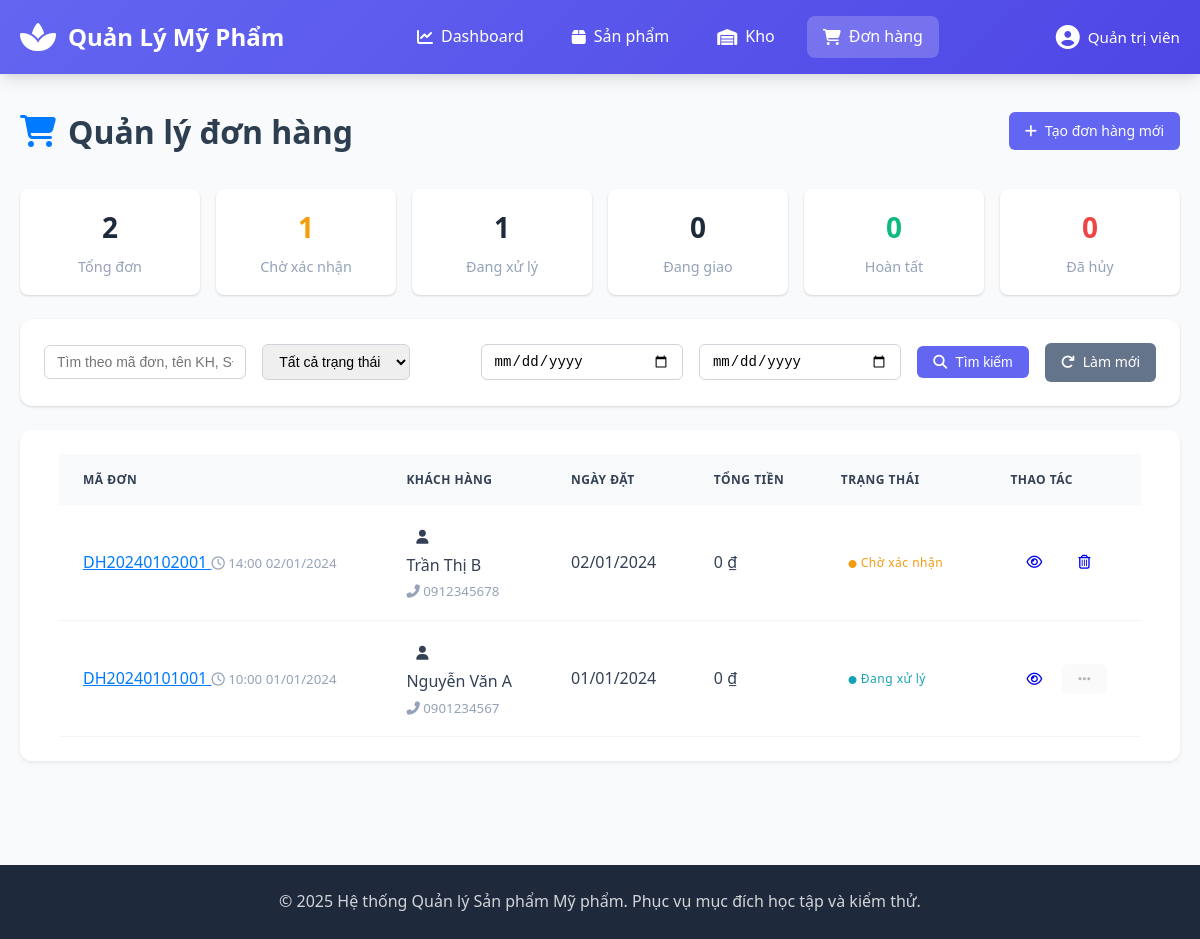
/?controller=OrderController&action=index, run on an earlier commit of the app's database.
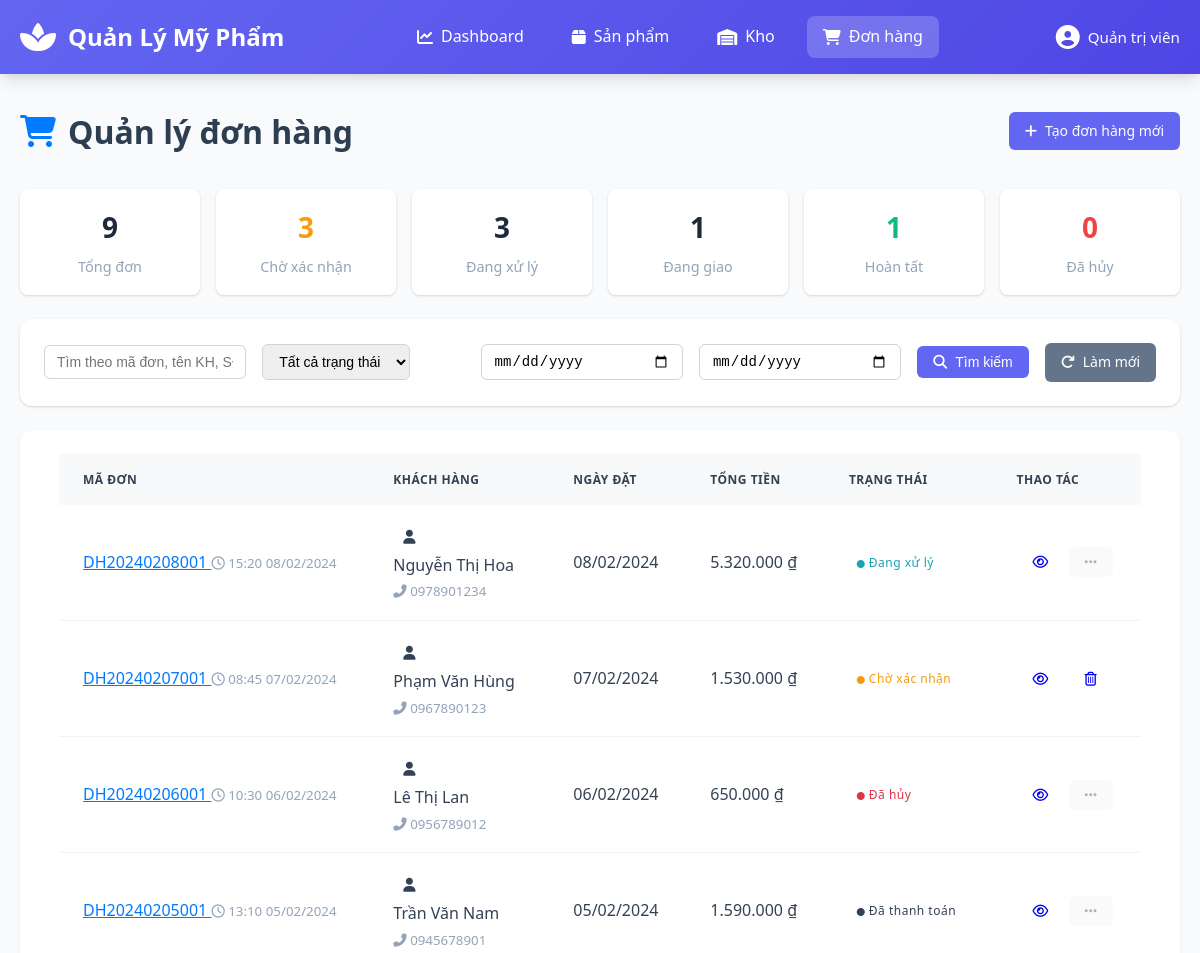
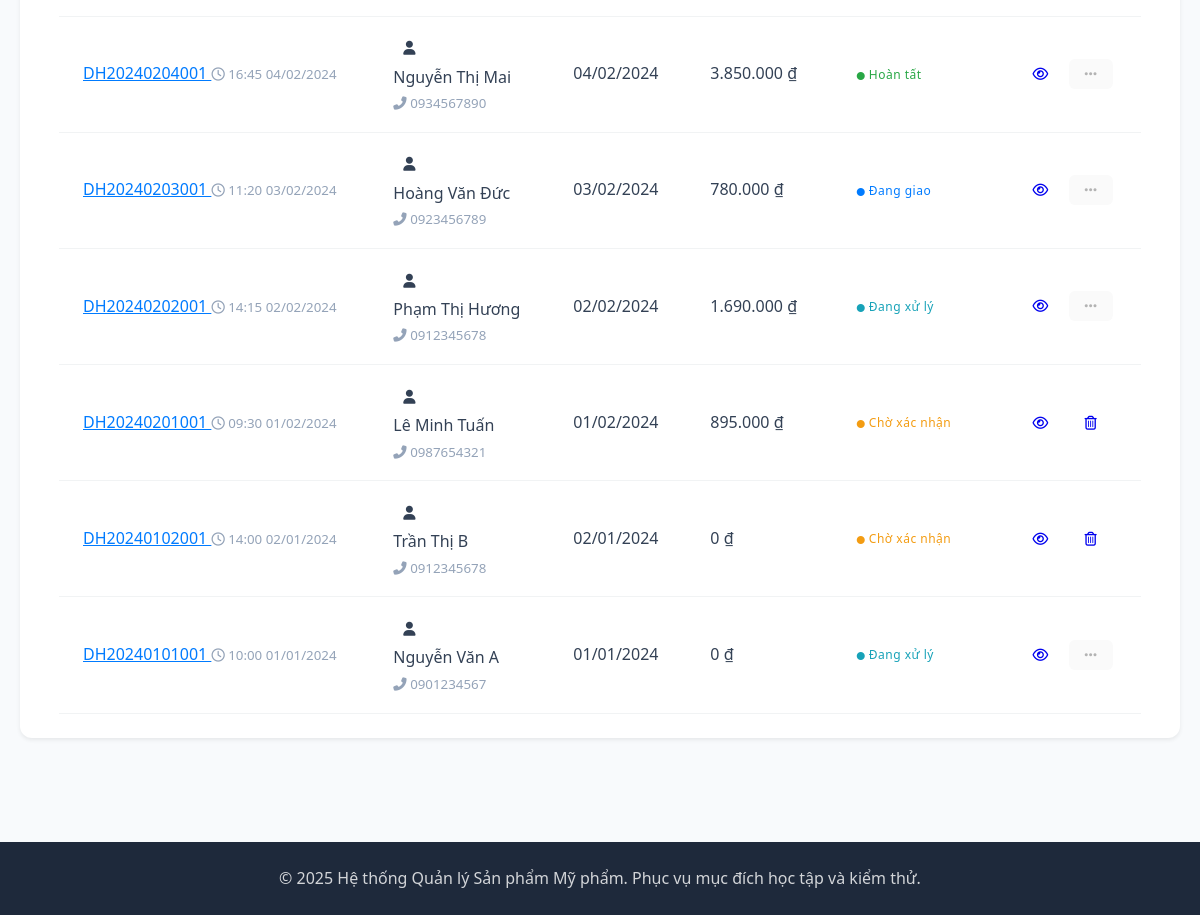
And on a later commit of the database (2 pictures, top to bottom).
### tables this page shows
CREATE TABLE orders (
    order_id INT AUTO_INCREMENT PRIMARY KEY,
    order_code VARCHAR(20) NOT NULL UNIQUE COMMENT 'Mã đơn hàng, định dạng DHYYYYMMDDXXX',
    customer_id INT NOT NULL COMMENT 'Khách hàng đặt hàng',
    order_date DATETIME NOT NULL COMMENT 'Ngày đặt hàng',
    total_amount DECIMAL(12,2) NOT NULL DEFAULT 0 COMMENT 'Tổng tiền đơn hàng',
    status ENUM('Chờ xác nhận', 'Đang xử lý', 'Đang giao', 'Hoàn tất', 'Đã thanh toán', 'Đã hủy') DEFAULT 'Chờ xác nhận',
    payment_method ENUM('COD', 'Bank Transfer', 'E-Wallet') NOT NULL DEFAULT 'COD',
    shipping_address TEXT NOT NULL COMMENT 'Địa chỉ giao hàng',
    shipping_note TEXT COMMENT 'Ghi chú giao hàng',
    cancel_reason VARCHAR(200) COMMENT 'Lý do hủy đơn',
    confirmed_by VARCHAR(50) COMMENT 'Người xác nhận đơn',
    confirmed_at DATETIME COMMENT 'Thời điểm xác nhận',
    completed_by VARCHAR(50) COMMENT 'Người hoàn tất đơn',
    completed_at DATETIME COMMENT 'Thời điểm hoàn tất',
    cancelled_by VARCHAR(50) COMMENT 'Người hủy đơn',
    cancelled_at DATETIME COMMENT 'Thời điểm hủy',
    paid_by VARCHAR(50) COMMENT 'Người thanh toán đơn',
    paid_at DATETIME COMMENT 'Thời điểm thanh toán',
    created_at TIMESTAMP DEFAULT CURRENT_TIMESTAMP,
    updated_at TIMESTAMP DEFAULT CURRENT_TIMESTAMP ON UPDATE CURRENT_TIMESTAMP,
    
     
    FOREIGN KEY (customer_id) REFERENCES customers(customer_id) ON DELETE RESTRICT,
    CONSTRAINT chk_order_code_format CHECK (order_code REGEXP '^DH[0-9]{8}[0-9]{3}$'),
    CONSTRAINT chk_order_amount CHECK (total_amount >= 0)
);

CREATE TABLE customers (
    customer_id INT AUTO_INCREMENT PRIMARY KEY,
    customer_code VARCHAR(20) NOT NULL UNIQUE COMMENT 'Mã khách hàng, định dạng KHYYYYXXX',
    fullname VARCHAR(100) NOT NULL COMMENT 'Họ tên khách hàng',
    phone VARCHAR(15) NOT NULL COMMENT 'Số điện thoại',
    email VARCHAR(100) COMMENT 'Email khách hàng',
    address TEXT COMMENT 'Địa chỉ giao hàng',
    status ENUM('Active', 'Blocked') DEFAULT 'Active',
    created_at TIMESTAMP DEFAULT CURRENT_TIMESTAMP,
    updated_at TIMESTAMP DEFAULT CURRENT_TIMESTAMP ON UPDATE CURRENT_TIMESTAMP,
    
     
    CONSTRAINT chk_customer_code_format CHECK (customer_code REGEXP '^KH[0-9]{7}$'),
    CONSTRAINT chk_customer_phone CHECK (phone REGEXP '^[0-9]{10,11}$'),
    CONSTRAINT chk_customer_email CHECK (email IS NULL OR email REGEXP '^[A-Za-z0-9._%+-]+@[A-Za-z0-9.-]+\\.[A-Za-z]{2,}$')
);

### controllers/OrderController.php (called while the page is built, shortened)
<?php
require_once __DIR__ . '/../config/database.php';
require_once __DIR__ . '/../models/Order.php';
class OrderController {
    private $order;
    public function __construct() {
        $database = new Database();
        $this->db = $database->getConnection();
        $this->order = new Order($this->db);
    }
    public function index() {
        $search = isset($_GET['search']) ? sanitizeInput($_GET['search']) : '';
        $status = isset($_GET['status']) ? sanitizeInput($_GET['status']) : '';
        $start_date = isset($_GET['start_date']) ? $_GET['start_date'] : '';
        $end_date = isset($_GET['end_date']) ? $_GET['end_date'] : '';
        $page = isset($_GET['page']) ? (int)$_GET['page'] : 1;
        $limit = ITEMS_PER_PAGE;
        $offset = ($page - 1) * $limit;
        $filters = [
            'search' => $search,
            'status' => $status,
            'start_date' => $start_date,
            'end_date' => $end_date
        ];
        $orders = $this->order->getAll($filters, $limit, $offset);
        require_once __DIR__ . '/../views/orders/index.php';
    }
}

### config/database.php (called while the page is built, shortened)
<?php
class Database {
    private $host = "localhost";
    private $db_name = "quanlysanpham";
    private $username = "root";
    private $password = "";
    private $charset = "utf8mb4";
    public function getConnection() {
        $this->conn = null;
        try {
            $dsn = "mysql:host=" . $this->host . ";dbname=" . $this->db_name . ";charset=" . $this->charset;
            $options = [
                PDO::ATTR_ERRMODE => PDO::ERRMODE_EXCEPTION,
                PDO::ATTR_DEFAULT_FETCH_MODE => PDO::FETCH_ASSOC,
                PDO::ATTR_EMULATE_PREPARES => false,
                PDO::MYSQL_ATTR_INIT_COMMAND => "SET NAMES utf8mb4"
            ];
            $this->conn = new PDO($dsn, $this->username, $this->password, $options);
        } catch(PDOException $e) {
            error_log("Connection Error: " . $e->getMessage());
            die("Không thể kết nối đến cơ sở dữ liệu. Vui lòng kiểm tra lại cấu hình.");
        }
        return $this->conn;
    }
}

### models/Order.php (called while the page is built, shortened)
<?php
class Order {
    private $conn;
    private $table_name = "orders";
    public function __construct($db) {
        $this->conn = $db;
    }
    public function getAll($filters = [], $limit = 10, $offset = 0) {
        $query = "SELECT o.*, c.fullname as customer_name, c.phone as customer_phone
                 FROM " . $this->table_name . " o
                 LEFT JOIN customers c ON o.customer_id = c.customer_id
                 WHERE 1=1";
        $params = [];
        $query .= " ORDER BY o.order_date DESC";
        if ($limit > 0) {
            $query .= " LIMIT :limit OFFSET :offset";
        }
        $stmt = $this->conn->prepare($query);
        if ($limit > 0) {
            $stmt->bindValue(':limit', (int)$limit, PDO::PARAM_INT);
            $stmt->bindValue(':offset', (int)$offset, PDO::PARAM_INT);
        }
        $stmt->execute();
        return $stmt->fetchAll(PDO::FETCH_ASSOC);
    }
}

### views/orders/index.php (the view, shortened to what the rows shown need)
<?php
require_once __DIR__ . '/../layouts/header.php';
?>
<div class="container-fluid">
    <div class="row">
        <div class="col-md-12">
            <div class="page-header d-flex justify-content-between align-items-center">
                <div>
                    <h1><i class="fas fa-shopping-cart text-primary me-2"></i> Quản lý đơn hàng</h1>
                </div>
            </div>
<div class="card shadow-sm">
    <div class="card-body p-0">
        <div class="table-responsive">
            <table class="table table-hover align-middle mb-0">
                <thead class="table-light">
                    <tr>
                        <th class="ps-4">Mã đơn</th>
                        <th>Khách hàng</th>
                        <th>Ngày đặt</th>
                        <th class="text-end pe-4">Tổng tiền</th>
                        <th>Trạng thái</th>
                        <th class="text-end pe-4">Thao tác</th>
                    </tr>
                </thead>
                <tbody>
                    <?php if (empty($orders)): ?>
                        <tr>
                            <td colspan="6" class="text-center py-5">
                                <div class="text-muted py-4">
                                    <i class="fas fa-inbox fa-3x mb-3"></i>
                                    <p class="mb-0">Không có đơn hàng nào</p>
                                </div>
                            </td>
                        </tr>
                    <?php else: ?>
                        <?php foreach ($orders as $order):
                            $status_class = [
                                'Chờ xác nhận' => 'warning',
                                'Đang xử lý' => 'info',
                                'Đang giao' => 'primary',
                                'Hoàn tất' => 'success',
                                'Đã hủy' => 'danger'
                            ][$order['status']] ?? 'secondary';
                        ?>
                            <tr class="order-row">
                                <td class="ps-4" data-label="Mã đơn">
                                    <div class="d-flex flex-column">
                                        <a href="<?= BASE_URL ?>?controller=OrderController&action=view&id=<?= $order['order_id'] ?>" class="fw-bold text-primary text-decoration-none">
                                            <?= htmlspecialchars($order['order_code']) ?>
                                        </a>
                                        <small class="text-muted">
                                            <i class="far fa-clock me-1"></i>
                                            <?= date('H:i d/m/Y', strtotime($order['order_date'])) ?>
                                        </small>
                                    </div>
                                </td>
                                <td data-label="Khách hàng">
                                    <div class="d-flex align-items-center">
                                        <div class="avatar-sm me-2">
                                            <div class="avatar-title bg-light text-dark rounded-circle">
                                                <i class="fas fa-user"></i>
                                            </div>
                                        </div>
                                        <div>
                                            <div class="fw-semibold"><?= htmlspecialchars($order['customer_name'] ?? 'Khách lẻ') ?></div>
                                            <?php if (!empty($order['customer_phone'])): ?>
                                                <small class="text-muted">
                                                    <i class="fas fa-phone-alt me-1"></i>
                                                    <?= htmlspecialchars($order['customer_phone']) ?>
                                                </small>
                                            <?php endif; ?>
                                        </div>
                                    </div>
                                </td>
                                <td data-label="Ngày đặt">
                                    <div class="text-nowrap">
                                        <?= date('d/m/Y', strtotime($order['order_date'])) ?>
                                    </div>
                                </td>
                                <td class="text-end fw-bold pe-4" data-label="Tổng tiền">
                                    <?= number_format($order['total_amount'], 0, ',', '.') ?> ₫
                                </td>
                                <td data-label="Trạng thái">
                                    <span class="badge bg-<?= $status_class ?>-lighten text-<?= $status_class ?> px-3 py-2">
                                        <i class="fas fa-circle me-1" style="font-size: 8px;"></i>
                                        <?= $order['status'] ?>
                                    </span>
                                </td>
                                <td class="text-end pe-4" data-label="Thao tác">
                                    <div class="d-flex flex-wrap justify-content-end gap-1" style="min-width: 0;">
                                        <a href="<?= BASE_URL ?>?controller=OrderController&action=view&id=<?= $order['order_id'] ?>"
                                           class="btn btn-sm btn-outline-primary"
                                           data-bs-toggle="tooltip"
                                           title="Xem chi tiết"
                                           style="min-width: 32px;">
                                            <i class="far fa-eye"></i>
                                        </a>
                                        <?php if ($order['status'] === 'Chờ xác nhận'): ?>
                                            <a href="<?= BASE_URL ?>?controller=OrderController&action=delete&id=<?= $order['order_id'] ?>"
                                               class="btn btn-sm btn-outline-danger"
                                               onclick="return confirm('Bạn có chắc chắn muốn xóa đơn hàng này?')"
                                               data-bs-toggle="tooltip"
                                               title="Xóa đơn hàng"
                                               style="min-width: 32px;">
                                                <i class="far fa-trash-alt"></i>
                                            </a>
                                        <?php else: ?>
                                            <button type="button"
                                                    class="btn btn-sm btn-outline-secondary"
                                                    disabled
                                                    style="min-width: 32px;">
                                                <i class="fas fa-ellipsis-h"></i>
                                            </button>
                                        <?php endif; ?>
                                    </div>
                                </td>
                            </tr>
                        <?php endforeach; ?>
                    <?php endif; ?>
                </tbody>
            </table>
        </div>
        </div>
    </div>
</div>
<?php require_once __DIR__ . '/../layouts/footer.php'; ?>

What changed in the data, as far as the page shows it:
added orders: order_code "DH20240208001", order_date "15:20 08/02/2024", customer.fullname "Nguyễn Thị Hoa", customer.phone "0978901234", order_date "08/02/2024", total_amount "5.320.000", status "Đang xử lý"
added orders: order_code "DH20240207001", order_date "08:45 07/02/2024", customer.fullname "Phạm Văn Hùng", customer.phone "0967890123", order_date "07/02/2024", total_amount "1.530.000", status "Chờ xác nhận"
added orders: order_code "DH20240206001", order_date "10:30 06/02/2024", customer.fullname "Lê Thị Lan", customer.phone "0956789012", order_date "06/02/2024", total_amount "650.000", status "Đã hủy"
added orders: order_code "DH20240205001", order_date "13:10 05/02/2024", customer.fullname "Trần Văn Nam", customer.phone "0945678901", order_date "05/02/2024", total_amount "1.590.000", status "Đã thanh toán"
added orders: order_code "DH20240204001", order_date "16:45 04/02/2024", customer.fullname "Nguyễn Thị Mai", customer.phone "0934567890", order_date "04/02/2024", total_amount "3.850.000", status "Hoàn tất"
added orders: order_code "DH20240203001", order_date "11:20 03/02/2024", customer.fullname "Hoàng Văn Đức", customer.phone "0923456789", order_date "03/02/2024", total_amount "780.000", status "Đang giao"
added orders: order_code "DH20240202001", order_date "14:15 02/02/2024", customer.fullname "Phạm Thị Hương", customer.phone "0912345678", order_date "02/02/2024", total_amount "1.690.000", status "Đang xử lý"
added orders: order_code "DH20240201001", order_date "09:30 01/02/2024", customer.fullname "Lê Minh Tuấn", customer.phone "0987654321", order_date "01/02/2024", total_amount "895.000", status "Chờ xác nhận", $order['order_id'] 3 (drawn)
Also different on the page:
$statistics['total_orders']: "2" → "9"
$statistics['pending_orders']: "1" → "3"
$statistics['processing_orders']: "1" → "3"
$statistics['shipping_orders']: "0" → "1"
$statistics['completed_orders']: "0" → "1"
